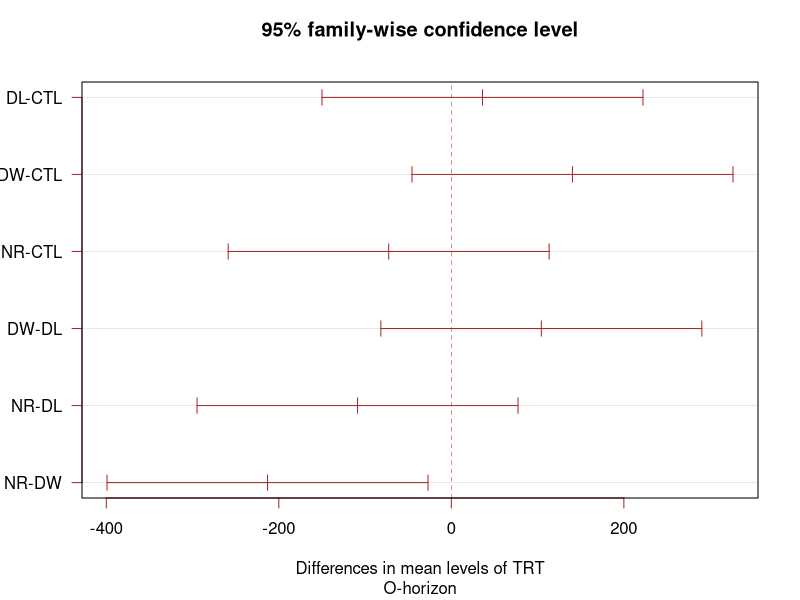
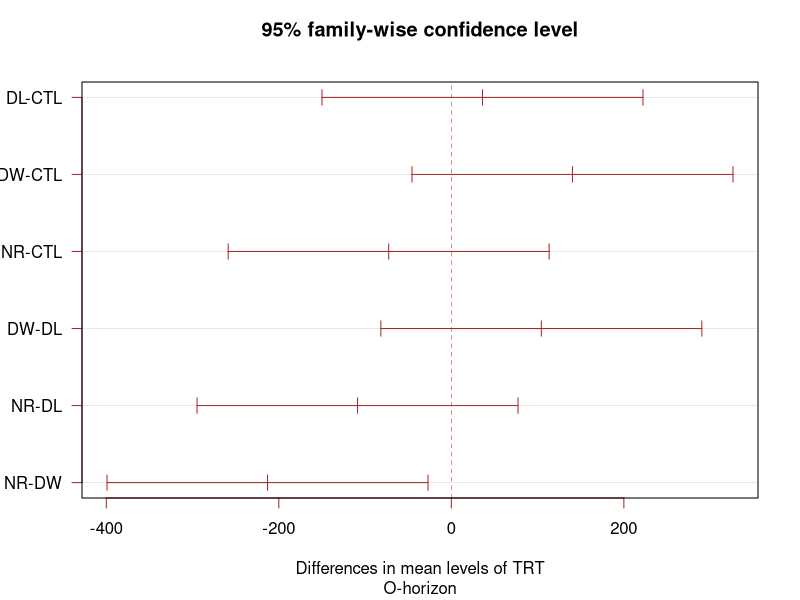

Source code (R) for these figures, in order:
library(ggplot2)
library(multcompView)
library(dplyr)

setwd("C:/github/DIRT20/Stats/O-horizon")

master <- read.csv("HJA_DIRT20_Litter_weights.csv", as.is=T)

data <- master %>% group_by(PLOT, TRT) %>% summarize(lit_wt = sum(litter_wt))


# What is the effect of the treatment on the value ?
attach(data)
model=lm(lit_wt ~ TRT )
ANOVA=aov(model)

# Tukey test to study each pair of treatment :
TUKEY <- TukeyHSD(x=ANOVA, 'TRT', conf.level=0.95)

# Tuckey test representation :
plot(TUKEY , las=1 , col="brown", sub="O-horizon")

#Save TukeyHSD plot
jpeg('DIRT20_litter weight_TukeyHSD.jpg')
plot(TUKEY , las=1 , col="brown", sub="O-horizon")
dev.off()

#Save tukeyHSD table
write.csv(as.data.frame(TUKEY$Trt), "DIRT20_litter weight_TukeyHSD.csv")

                        
